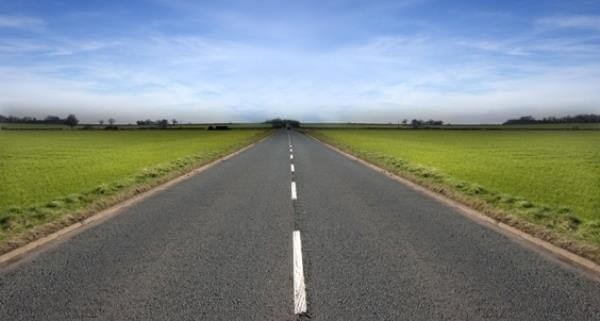
#> input picture image.jpg, 600 x 321 px, found by its file name
$ jupyter execute 'image_color scale.ipynb'   (shell and % lines are left out)
#> lines starting #> are read from the running program, lines starting #| are printed output that depends on the picture
[cell 1]
#Import Libraries
import cv2
import matplotlib.pyplot as plt

#Load Images
image=cv2.imread("Downloads\\image.jpg")
#> image is the input picture: shape (321, 600, 3); mean B, G, R 133, 133.6, 123.3
plt.imshow(image)

#Display in openCV
#cv2.imshow("image1",image)
#cv2.waitKey(0)
#cv2.destroyAllWindows()

[cell 2]
#size of the image

image.shape[:3]
#> Out = (321, 600, 3)

[cell 3]
#convert to gray scale
gray_img= cv2.cvtColor(image, cv2.COLOR_BGR2GRAY)
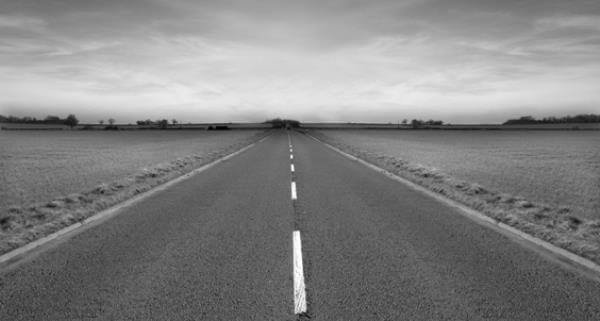
#> gray_img: shape (321, 600); min 1, max 255, mean 130.5
plt.imshow(gray_img)

[cell 4]
#convert to HSV scale
#Hue-(0,179), Saturation-(0-255), Value-(0-255)
hsv_img= cv2.cvtColor(image, cv2.COLOR_BGR2HSV)
#> hsv_img: shape (321, 600, 3); mean H, S, V 58.5, 66.8, 150.4
plt.imshow(hsv_img)

[cell 5]
#split the image into each color
B,G,R=cv2.split(image)
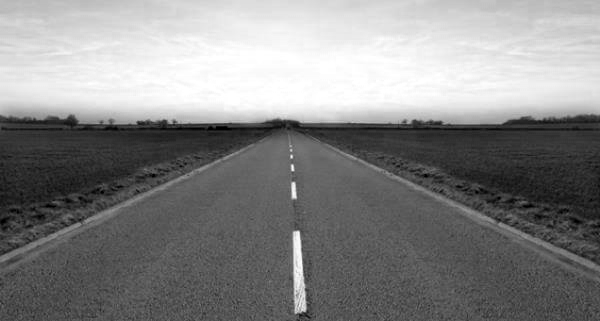
#> B: shape (321, 600); min 0, max 255, mean 133
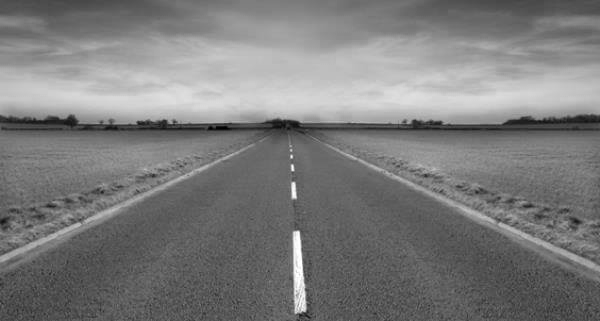
#> R: shape (321, 600); min 0, max 255, mean 123.3
#Blue scale
plt.imshow(B)

[cell 6]
#Green scale
plt.imshow(G)

[cell 7]
#Red scale
plt.imshow(R)

[cell 8]
#Merge the image
Merged=cv2.merge([B,G,R])
plt.imshow(Merged)

[cell 9]
#Amplify color
merged=cv2.merge([B+100,G,R])
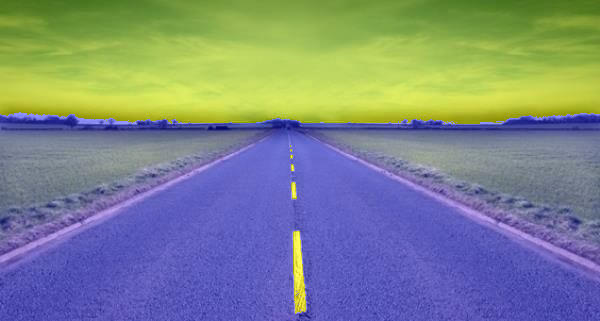
#> merged: shape (321, 600, 3); mean B, G, R 136.3, 133.6, 123.3
#merged=cv2.merge([B,G+100,R]) Green amplifier
#merged=cv2.merge([B,G,R+100])  Red amplifier
plt.imshow(merged)

[cell 10]
#Histogram
histogram=cv2.calcHist([image],[0],None,[256],[0,256])
#> histogram = 256 values, max 2955 at index 255, min 9 at index 3, mean 752.3
plt.hist(image.ravel(),256,[0,256])
plt.show()
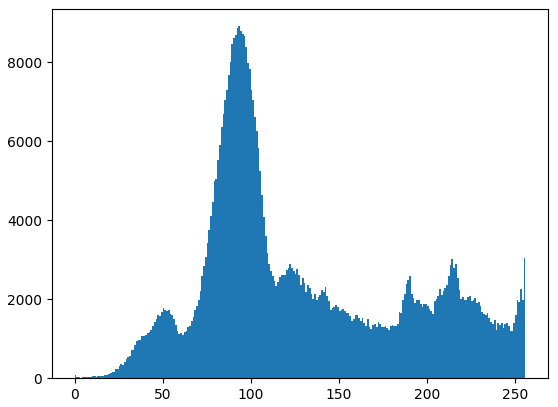
#> figure drawn by matplotlib, 1 panel; tallest bar 8914 high, from x = 93 to 94

[cell 11]
# seperate color ranges
color=('B','G','R')
for i,col in enumerate(color):
    hist= cv2.calcHist([image],[1],None,[256],[0,256])
    plt.plot(hist, color="skyblue")
    plt.xlim([0,256])
plt.show()
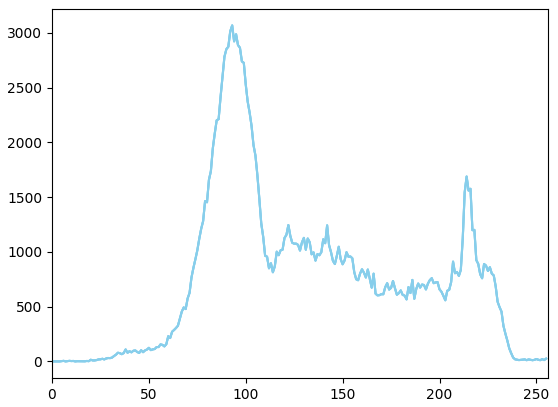
#> figure drawn by matplotlib, 1 panel; curve peaks at x = 93, y = 3068; curve peaks at x = 93, y = 3068; curve peaks at x = 93, y = 3068
